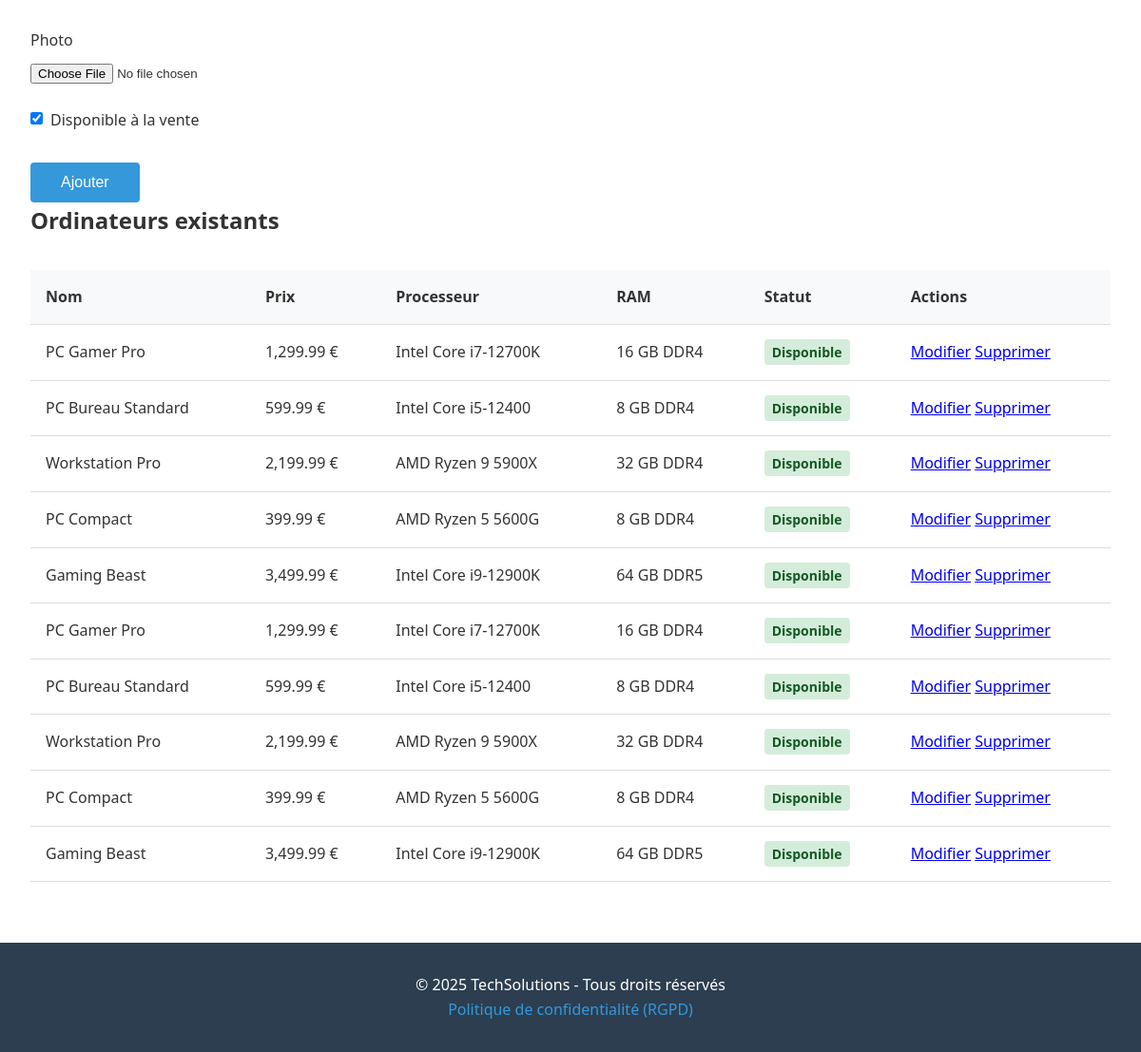
Before: /admin/ordinateurs.php (signed in, lower part) with the older database file.
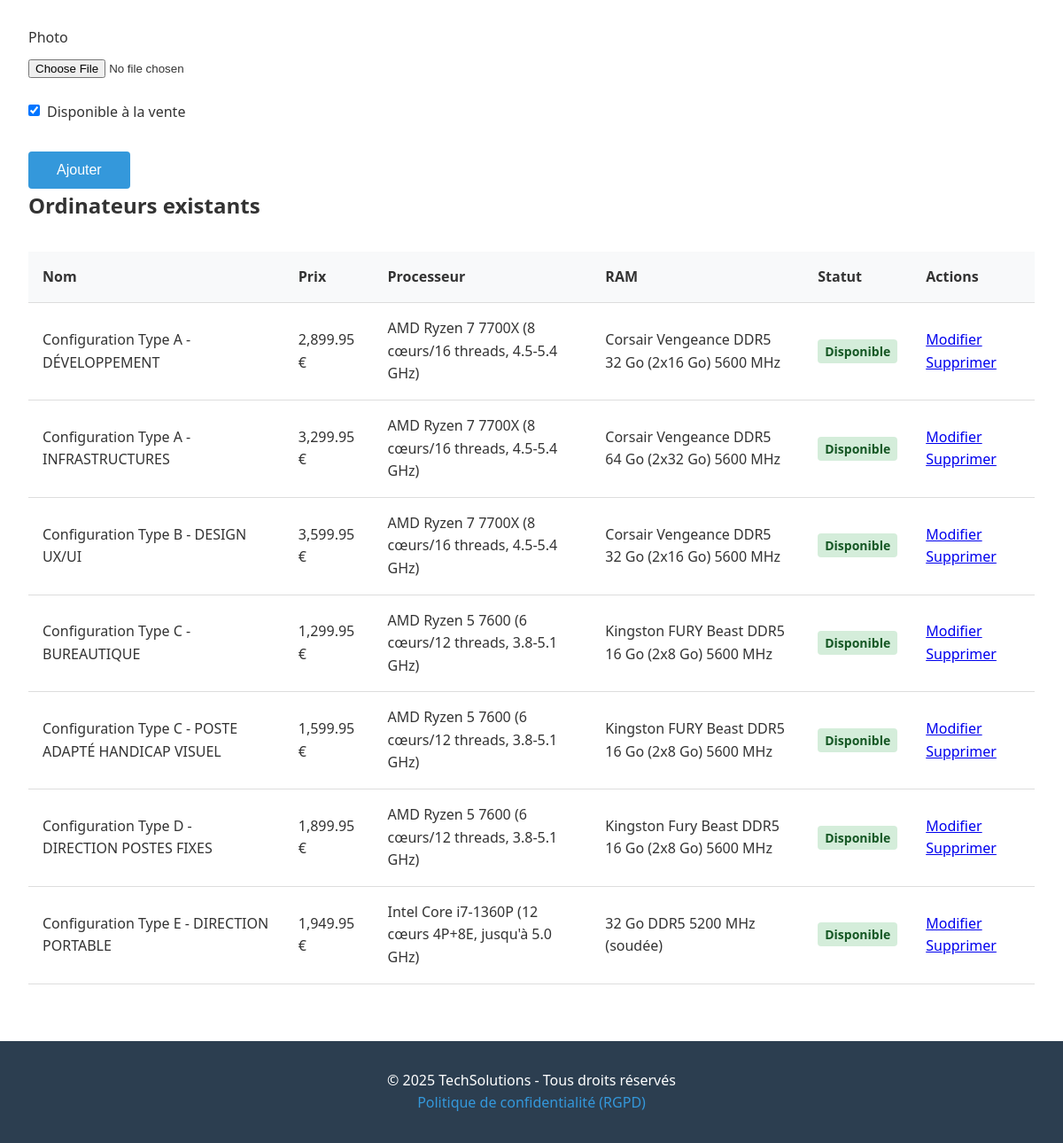
After: the same page with the newer database file.
### tables this page shows
CREATE TABLE `ordinateurs` (
  `id` int(11) NOT NULL AUTO_INCREMENT,
  `nom` varchar(255) NOT NULL,
  `prix` decimal(10,2) NOT NULL,
  `processeur` varchar(255) NOT NULL,
  `ram` varchar(100) NOT NULL,
  `stockage` varchar(100) NOT NULL,
  `carte_graphique` varchar(255) NOT NULL,
  `description` text DEFAULT NULL,
  `image` varchar(255) DEFAULT NULL,
  `disponible` tinyint(1) DEFAULT 1,
  `created_at` timestamp NOT NULL DEFAULT current_timestamp(),
  `updated_at` timestamp NOT NULL DEFAULT current_timestamp() ON UPDATE current_timestamp(),
  PRIMARY KEY (`id`)
);

### admin/ordinateurs.php (the view, shortened to what this page needs)
<?php
require_once '../includes/auth.php';
$editPC = null;
$ordinateurs = $pdo->query("SELECT * FROM ordinateurs ORDER BY created_at DESC")->fetchAll();
?>
<?php include '../includes/header.php'; ?>
<section class="admin-ordinateurs">
    <div class="form-container">
        <form method="POST">
            <div class="form-group">
            </div>
            <div class="form-group">
                <label for="photo">Photo</label>
                <input type="file" id="photo" name="photo" accept="image/*">
            </div>
            <div class="form-group checkbox">
                <input type="checkbox" id="disponible" name="disponible"
                       <?= (!$editPC || $editPC['disponible']) ? 'checked' : '' ?>>
                <label for="disponible">Disponible à la vente</label>
            </div>
            <button type="submit"><?= $editPC ? 'Modifier' : 'Ajouter' ?></button>
        </form>
    </div>
    <div class="ordinateurs-list">
        <h2>Ordinateurs existants</h2>
        <table>
            <thead>
                <tr>
                    <th>Nom</th>
                    <th>Prix</th>
                    <th>Processeur</th>
                    <th>RAM</th>
                    <th>Statut</th>
                    <th>Actions</th>
                </tr>
            </thead>
            <tbody>
                <?php foreach($ordinateurs as $pc): ?>
                <tr>
                    <td><?= htmlspecialchars($pc['nom']) ?></td>
                    <td><?= number_format($pc['prix'], 2) ?> €</td>
                    <td><?= htmlspecialchars($pc['processeur']) ?></td>
                    <td><?= htmlspecialchars($pc['ram']) ?></td>
                    <td>
                        <span class="status <?= $pc['disponible'] ? 'available' : 'unavailable' ?>">
                            <?= $pc['disponible'] ? 'Disponible' : 'Indisponible' ?>
                        </span>
                    </td>
                    <td>
                        <a href="?edit=<?= $pc['id'] ?>">Modifier</a>
                        <a href="?delete=<?= $pc['id'] ?>"
                           onclick="return confirm('Supprimer cet ordinateur ?')">Supprimer</a>
                    </td>
                </tr>
                <?php endforeach; ?>
            </tbody>
        </table>
    </div>
</section>
<?php include '../includes/footer.php'; ?>

Changed rows visible on the page:
removed ordinateurs: nom "PC Gamer Pro", prix "1,299.99", processeur "Intel Core i7-12700K", ram "16 GB DDR4", disponible "Disponible"
removed ordinateurs: nom "PC Bureau Standard", prix "599.99", processeur "Intel Core i5-12400", ram "8 GB DDR4", disponible "Disponible"
removed ordinateurs: nom "Workstation Pro", prix "2,199.99", processeur "AMD Ryzen 9 5900X", ram "32 GB DDR4", disponible "Disponible"
removed ordinateurs: nom "PC Compact", prix "399.99", processeur "AMD Ryzen 5 5600G", ram "8 GB DDR4", disponible "Disponible"
removed ordinateurs: nom "Gaming Beast", prix "3,499.99", processeur "Intel Core i9-12900K", ram "64 GB DDR5", disponible "Disponible"
removed ordinateurs: nom "PC Gamer Pro", prix "1,299.99", processeur "Intel Core i7-12700K", ram "16 GB DDR4", disponible "Disponible"
removed ordinateurs: nom "PC Bureau Standard", prix "599.99", processeur "Intel Core i5-12400", ram "8 GB DDR4", disponible "Disponible"
removed ordinateurs: nom "Workstation Pro", prix "2,199.99", processeur "AMD Ryzen 9 5900X", ram "32 GB DDR4", disponible "Disponible"
removed ordinateurs: nom "PC Compact", prix "399.99", processeur "AMD Ryzen 5 5600G", ram "8 GB DDR4", disponible "Disponible"
removed ordinateurs: nom "Gaming Beast", prix "3,499.99", processeur "Intel Core i9-12900K", ram "64 GB DDR5", disponible "Disponible"
added ordinateurs: nom "Configuration Type A - DÉVELOPPEMENT", prix "2,899.95", processeur "AMD Ryzen 7 7700X (8 cœurs/16 threads, 4.5-5.4 GHz)", ram "Corsair Vengeance DDR5 32 Go (2x16 Go) 5600 MHz", disponible "Disponible"
added ordinateurs: nom "Configuration Type A - INFRASTRUCTURES", prix "3,299.95", processeur "AMD Ryzen 7 7700X (8 cœurs/16 threads, 4.5-5.4 GHz)", ram "Corsair Vengeance DDR5 64 Go (2x32 Go) 5600 MHz", disponible "Disponible"
added ordinateurs: nom "Configuration Type B - DESIGN UX/UI", prix "3,599.95", processeur "AMD Ryzen 7 7700X (8 cœurs/16 threads, 4.5-5.4 GHz)", ram "Corsair Vengeance DDR5 32 Go (2x16 Go) 5600 MHz", disponible "Disponible"
added ordinateurs: nom "Configuration Type C - BUREAUTIQUE", prix "1,299.95", processeur "AMD Ryzen 5 7600 (6 cœurs/12 threads, 3.8-5.1 GHz)", ram "Kingston FURY Beast DDR5 16 Go (2x8 Go) 5600 MHz", disponible "Disponible"
added ordinateurs: nom "Configuration Type C - POSTE ADAPTÉ HANDICAP VISUEL", prix "1,599.95", processeur "AMD Ryzen 5 7600 (6 cœurs/12 threads, 3.8-5.1 GHz)", ram "Kingston FURY Beast DDR5 16 Go (2x8 Go) 5600 MHz", disponible "Disponible"
added ordinateurs: nom "Configuration Type D - DIRECTION POSTES FIXES", prix "1,899.95", processeur "AMD Ryzen 5 7600 (6 cœurs/12 threads, 3.8-5.1 GHz)", ram "Kingston Fury Beast DDR5 16 Go (2x8 Go) 5600 MHz", disponible "Disponible"
added ordinateurs: nom "Configuration Type E - DIRECTION PORTABLE", prix "1,949.95", processeur "Intel Core i7-1360P (12 cœurs 4P+8E, jusqu'à 5.0 GHz)", ram "32 Go DDR5 5200 MHz (soudée)", disponible "Disponible"
